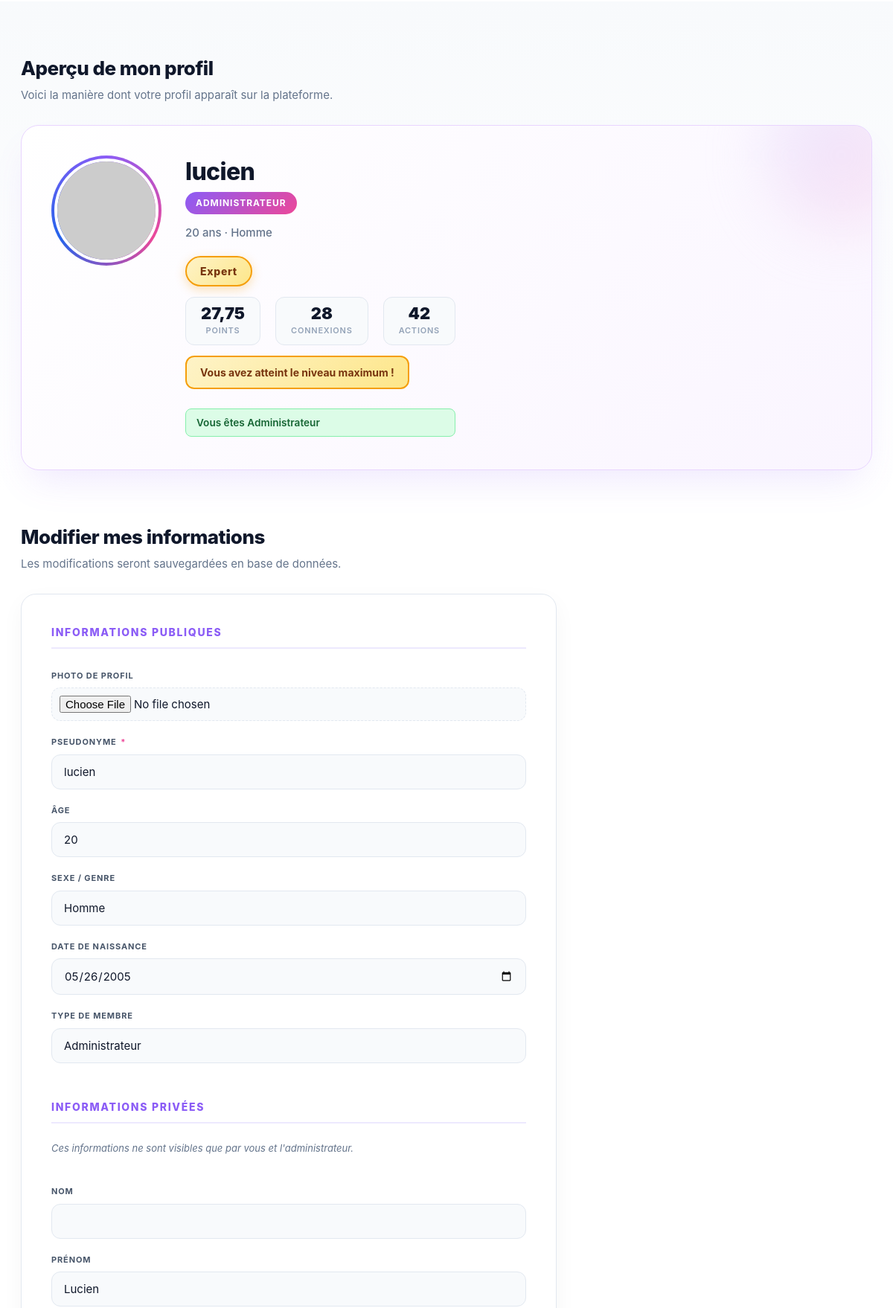
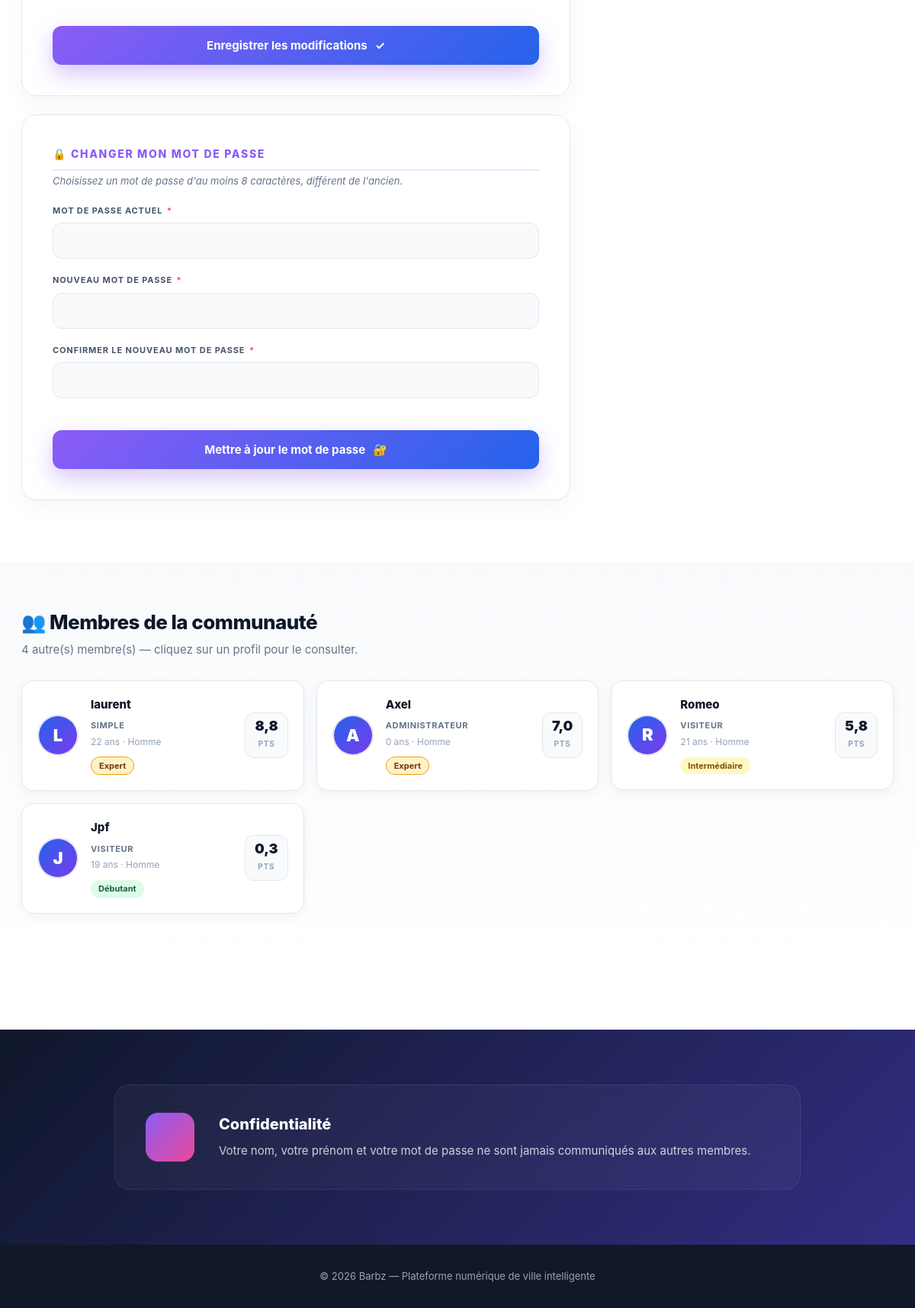
The page /profil/ (signed in, lower part) on the database as committed earlier (2 pictures, top to bottom).
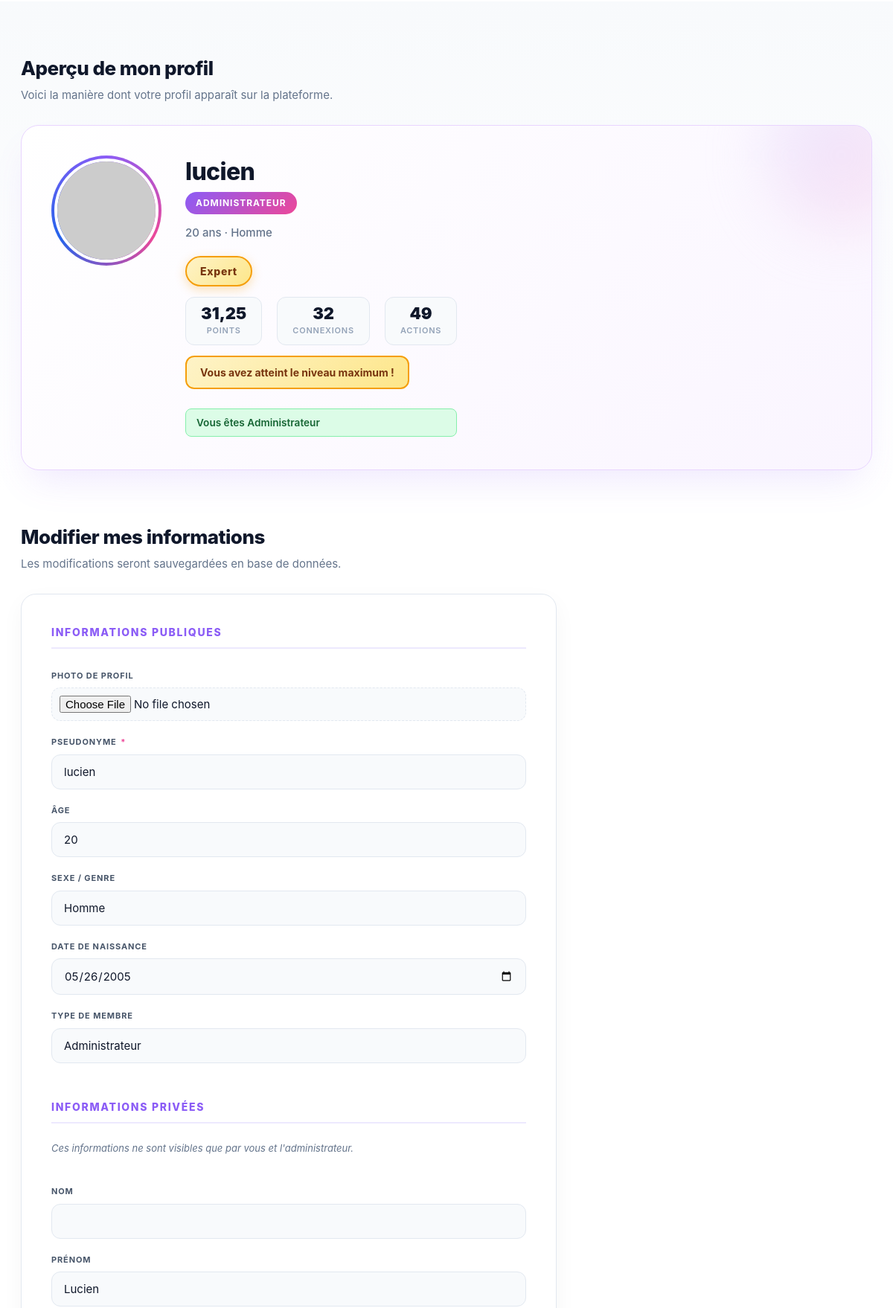
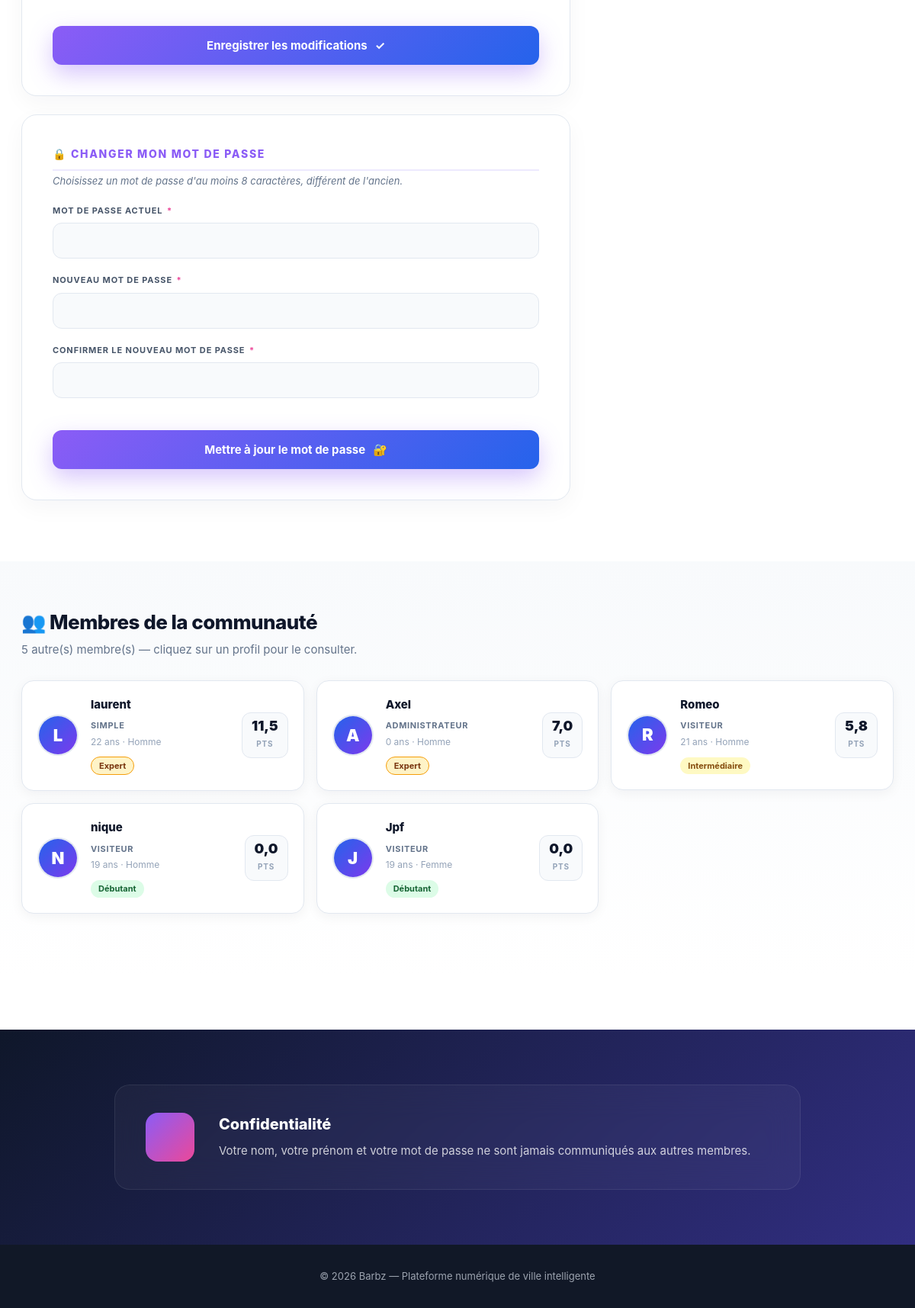
The same page on the database as committed later (2 pictures, top to bottom).
### monapp/models.py (models this page shows, shortened)
class Personne(models.Model):
    GENRE_CHOIX = [('H', 'Homme'), ('F', 'Femme')]
    TYPE_MEMBRE = [
        ('visiteur', 'Visiteur'),
        ('simple', 'Simple'),
        ('complexe', 'Complexe'),
        ('administrateur', 'Administrateur'),
    ]
    user           = models.OneToOneField(User, on_delete=models.CASCADE)
    age            = models.IntegerField(default=0)
    sexe           = models.CharField(max_length=10, choices=GENRE_CHOIX, default='H')
    type_membre    = models.CharField(max_length=30, choices=TYPE_MEMBRE, default='visiteur')
    photo          = models.ImageField(upload_to='photo/personne/', null=True, blank=True)
    date_naissance = models.DateField(null=True, blank=True)
    points         = models.FloatField(default=0)
    nb_connexions  = models.IntegerField(default=0)
    nb_actions     = models.IntegerField(default=0)
    niveau             = models.CharField(max_length=20, default='debutant')
    email_confirme     = models.BooleanField(default=False)
    token_confirmation = models.CharField(max_length=64, blank=True, null=True)

### monapp/views.py (the view)
# urls.py: path('profil/', views.profil, name='profil'),
@login_required
def profil(request):
    personne = request.user.personne
    autres_membres = Personne.objects.exclude(
        user=request.user
    ).select_related('user').order_by('-points')
    progression = {
        'debutant'     : ('intermediaire', 3),
        'intermediaire': ('avance', 5),
        'avance'       : ('expert', 7),
    }
    niveau_suivant   = None
    seuil_suivant    = None
    peut_monter      = False
    points_manquants = 0
    if personne.niveau in progression:
        niveau_suivant, seuil_suivant = progression[personne.niveau]
        peut_monter      = personne.points >= seuil_suivant
        points_manquants = max(0, seuil_suivant - personne.points)
    demande_en_attente = None
    if personne.niveau == 'expert' and personne.type_membre != 'administrateur':
        demande_en_attente = DemandePromotion.objects.filter(
            demandeur=personne, statut='en_attente'
        ).first()
    return render(request, 'monapp/profil.html', {
        'personne'          : personne,
        'autres_membres'    : autres_membres,
        'niveau_suivant'    : niveau_suivant,
        'seuil_suivant'     : seuil_suivant,
        'peut_monter'       : peut_monter,
        'points_manquants'  : points_manquants,
        'demande_en_attente': demande_en_attente,
    })

### monapp/templates/monapp/profil.html (shortened to what the changed rows need)
{% extends 'monapp/base.html' %}
{% load static %}
{% block extra_head %}
<link rel="stylesheet" href="{% static 'profil.css' %}">
{% endblock %}
{% block content %}
<div class="profil-page">
    <section class="profil-preview-section">
        <div class="wrap">
            <div class="profil-card">
                <div class="profil-header">
                    <div class="profil-identity">
                        <h4 id="preview-pseudo">{{ personne.user.username }}</h4>
                        <span class="badge">{{ personne.type_membre|capfirst }}</span>
                        <p class="profil-meta">
                            <span id="preview-age">{{ personne.age }} ans</span> ·
                            <span id="preview-sexe">{{ personne.get_sexe_display }}</span>
                        </p>
                        <div class="niveau-bloc">
                            <span class="niveau-badge niveau-{{ personne.niveau }}">
                            </span>
                            <div class="niveau-stats">
                                <div class="stat-item">
                                    <span class="stat-value">{{ personne.points|floatformat:2 }}</span>
                                    <span class="stat-label">points</span>
                                </div>
                                <div class="stat-item">
                                    <span class="stat-value">{{ personne.nb_connexions }}</span>
                                    <span class="stat-label">connexions</span>
                                </div>
                                <div class="stat-item">
                                    <span class="stat-value">{{ personne.nb_actions }}</span>
                                    <span class="stat-label">actions</span>
                                </div>
                            </div>
                            {% if personne.niveau == 'expert' %}
                                <p class="niveau-max">Vous avez atteint le niveau maximum !</p>
                                {% if personne.type_membre == 'administrateur' or request.user.is_superuser %}
                                <div style="margin-top:12px;display:inline-flex;align-items:center;gap:6px;background:#dcfce7;color:#166534;border:1px solid #86efac;border-radius:8px;padding:8px 14px;font-size:0.85rem;font-weight:600;">
                                </div>
                                {% endif %}
                            {% endif %}
                        </div>
                    </div>
                </div>
            </div>
        </div>
    </section>
    <section class="profil-form-section">
        <div class="wrap">
            <div class="profil-form-wrapper">
                <div class="form-container-p">
                    <form id="profil-form" method="POST" action="{% url 'edit_profil' %}" enctype="multipart/form-data">
                        <div class="input-group">
                            <label for="username">Pseudonyme <span class="required">*</span></label>
                            <input type="text" id="username" name="username" value="{{ personne.user.username }}" required>
                        </div>
                        <div class="input-group">
                            <label for="age">Âge</label>
                            <input type="number" id="age" name="age" value="{{ personne.age }}" min="0" max="120">
                        </div>
                        <div class="input-group">
                            <label for="sexe">Sexe / Genre</label>
                            <select id="sexe" name="sexe">
                                <option value="H" {% if personne.sexe == 'H' %}selected{% endif %}>Homme</option>
                            </select>
                        </div>
                        <div class="input-group">
                            <label for="date_naissance">Date de naissance</label>
                            <input type="date" id="date_naissance" name="date_naissance"
                                   value="{{ personne.date_naissance|date:'Y-m-d' }}">
                        </div>
                        <div class="input-group">
                            <label for="type_membre">Type de membre</label>
                            <select id="type_membre" name="type_membre">
                                <option value="administrateur" {% if personne.type_membre == 'administrateur' %}selected{% endif %}>Administrateur</option>
                            </select>
                        </div>
                        <div class="input-group">
                            <label for="first_name">Prénom</label>
                            <input type="text" id="first_name" name="first_name" value="{{ personne.user.first_name }}">
                        </div>
                    </form>
                </div>
            </div>
        </div>
    </section>
    <section class="membres-section">
        <div class="wrap">
            <div class="profil-section-title">
                <h3>👥 Membres de la communauté</h3>
                <p>{{ autres_membres|length }} autre(s) membre(s) — cliquez sur un profil pour le consulter.</p>
            </div>
            {% if autres_membres %}
                <div class="membres-grid">
                    {% for membre in autres_membres %}
                    <a href="{% url 'voir_profil' membre.user.id %}" class="membre-card-link">
                        <div class="membre-card">
                            <div class="membre-avatar">
                                {% if membre.photo %}
                                    <img src="{{ membre.photo.url }}" alt="{{ membre.user.username }}">
                                {% else %}
                                    <div class="membre-avatar-placeholder">
                                        {{ membre.user.username|first|upper }}
                                    </div>
                                {% endif %}
                            </div>
                            <div class="membre-info">
                                <h4>{{ membre.user.username }}</h4>
                                <span class="membre-type">{{ membre.type_membre|capfirst }}</span>
                                <p class="membre-meta">{{ membre.age }} ans · {{ membre.get_sexe_display }}</p>
                                <span class="membre-niveau niveau-{{ membre.niveau }}">
                                    {% if membre.niveau == 'debutant' %} Débutant
                                    {% elif membre.niveau == 'intermediaire' %} Intermédiaire
                                    {% elif membre.niveau == 'avance' %} Avancé
                                    {% elif membre.niveau == 'expert' %} Expert
                                    {% endif %}
                                </span>
                            </div>
                            <div class="membre-points">
                                <span class="points-val">{{ membre.points|floatformat:1 }}</span>
                                <span class="points-label">pts</span>
                            </div>
                        </div>
                    </a>
                    {% endfor %}
                </div>
            {% else %}
                <div class="membres-empty">
                    <p>Aucun autre membre pour l'instant.</p>
                </div>
            {% endif %}
        </div>
    </section>
</div>
{% endblock %}

Rows that differ between the two databases and show on the page:
removed Personne: user.username|first "J", user.username "Jpf", type_membre "VISITEUR", age "19", sexe "Homme", niveau "Débutant", points "0,3"
changed Personne "Administrateur": points "27,75" → "31,25"; nb_connexions "28" → "32"; nb_actions "42" → "49"
changed Personne "SIMPLE": points "8,8" → "11,5"
added Personne: user.username|first "N", user.username "nique", type_membre "VISITEUR", age "19", sexe "Homme", niveau "Débutant", points "0,0"
added Personne: user.username|first "J", user.username "Jpf", type_membre "VISITEUR", age "19", sexe "Femme", niveau "Débutant", points "0,0"
Other text that changed with them:
{{ autres_membres|length }}: "4" → "5"
